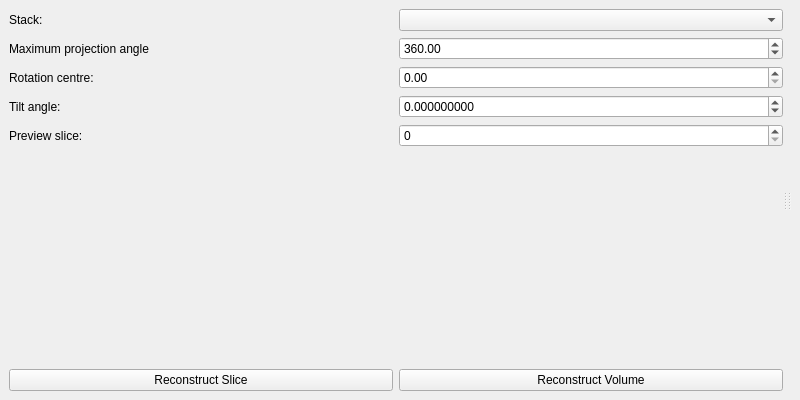
<?xml version="1.0" encoding="UTF-8"?>
<ui version="4.0">
 <class>TomopyReconWindow</class>
 <widget class="QMainWindow" name="TomopyReconWindow">
  <property name="geometry">
   <rect>
    <x>0</x>
    <y>0</y>
    <width>800</width>
    <height>400</height>
   </rect>
  </property>
  <property name="windowTitle">
   <string>TomoPy Reconstruction</string>
  </property>
  <widget class="QWidget" name="centralwidget">
   <layout class="QVBoxLayout" name="verticalLayout">
    <item>
     <widget class="QSplitter" name="splitter">
      <property name="orientation">
       <enum>Qt::Horizontal</enum>
      </property>
      <widget class="QWidget" name="verticalLayoutWidget_2">
       <layout class="QVBoxLayout" name="paramsLayout">
        <item>
         <layout class="QGridLayout" name="optionsLayout">
          <item row="3" column="1">
           <widget class="QDoubleSpinBox" name="maxProjAngle">
            <property name="maximum">
             <double>9999.000000000000000</double>
            </property>
            <property name="value">
             <double>360.000000000000000</double>
            </property>
           </widget>
          </item>
          <item row="3" column="0">
           <widget class="QLabel" name="maxProjAngleLebsl">
            <property name="text">
             <string>Maximum projection angle</string>
            </property>
           </widget>
          </item>
          <item row="4" column="0">
           <widget class="QLabel" name="corLabel">
            <property name="text">
             <string>Rotation centre:</string>
            </property>
           </widget>
          </item>
          <item row="5" column="0">
           <widget class="QLabel" name="tiltLabel">
            <property name="text">
             <string>Tilt angle:</string>
            </property>
           </widget>
          </item>
          <item row="5" column="1">
           <widget class="QDoubleSpinBox" name="tilt">
            <property name="decimals">
             <number>9</number>
            </property>
            <property name="minimum">
             <double>-6.000000000000000</double>
            </property>
            <property name="maximum">
             <double>6.000000000000000</double>
            </property>
            <property name="singleStep">
             <double>0.010000000000000</double>
            </property>
           </widget>
          </item>
          <item row="2" column="0">
           <widget class="QLabel" name="stackSelectorLabel">
            <property name="text">
             <string>Stack:</string>
            </property>
           </widget>
          </item>
          <item row="2" column="1">
           <widget class="StackSelectorWidgetView" name="stackSelector"/>
          </item>
          <item row="6" column="0">
           <widget class="QLabel" name="previewSliceLabel">
            <property name="text">
             <string>Preview slice:</string>
            </property>
           </widget>
          </item>
          <item row="6" column="1">
           <widget class="QSpinBox" name="previewSlice"/>
          </item>
          <item row="4" column="1">
           <widget class="QDoubleSpinBox" name="cor">
            <property name="maximum">
             <double>9999.000000000000000</double>
            </property>
            <property name="singleStep">
             <double>10.000000000000000</double>
            </property>
           </widget>
          </item>
         </layout>
        </item>
        <item>
         <spacer name="verticalSpacer">
          <property name="orientation">
           <enum>Qt::Vertical</enum>
          </property>
          <property name="sizeHint" stdset="0">
           <size>
            <width>20</width>
            <height>40</height>
           </size>
          </property>
         </spacer>
        </item>
        <item>
         <layout class="QHBoxLayout" name="reconButtonGroup">
          <item>
           <widget class="QPushButton" name="reconstructSlice">
            <property name="text">
             <string>Reconstruct Slice</string>
            </property>
           </widget>
          </item>
          <item>
           <widget class="QPushButton" name="reconstructVolume">
            <property name="text">
             <string>Reconstruct Volume</string>
            </property>
           </widget>
          </item>
         </layout>
        </item>
       </layout>
      </widget>
      <widget class="QWidget" name="verticalLayoutWidget">
       <layout class="QVBoxLayout" name="projectionLayout"/>
      </widget>
      <widget class="QWidget" name="verticalLayoutWidget_3">
       <layout class="QVBoxLayout" name="reconLayout"/>
      </widget>
     </widget>
    </item>
   </layout>
  </widget>
 </widget>
 <customwidgets>
  <customwidget>
   <class>StackSelectorWidgetView</class>
   <extends>QComboBox</extends>
   <header>mantidimaging.gui.widgets.stack_selector</header>
  </customwidget>
 </customwidgets>
 <resources/>
 <connections/>
</ui>
